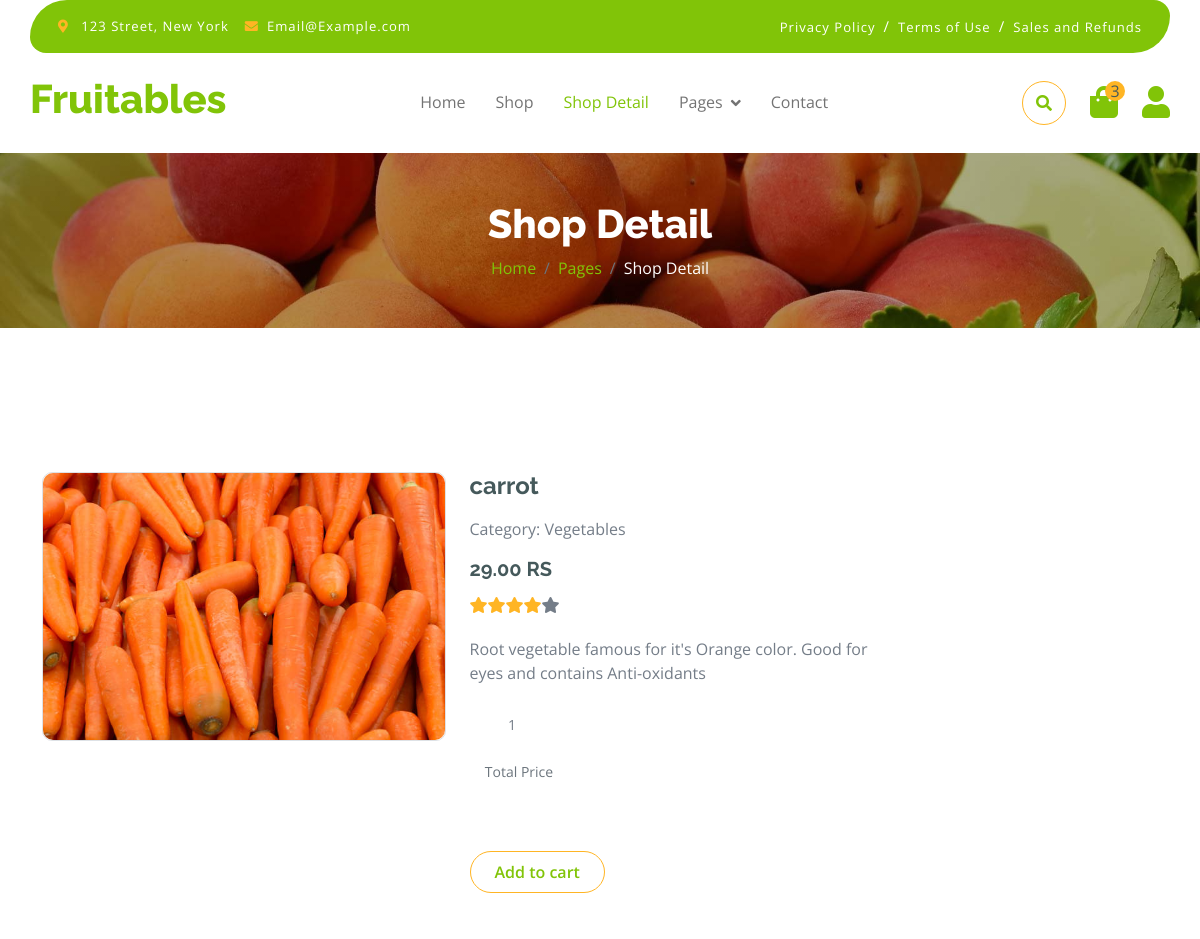
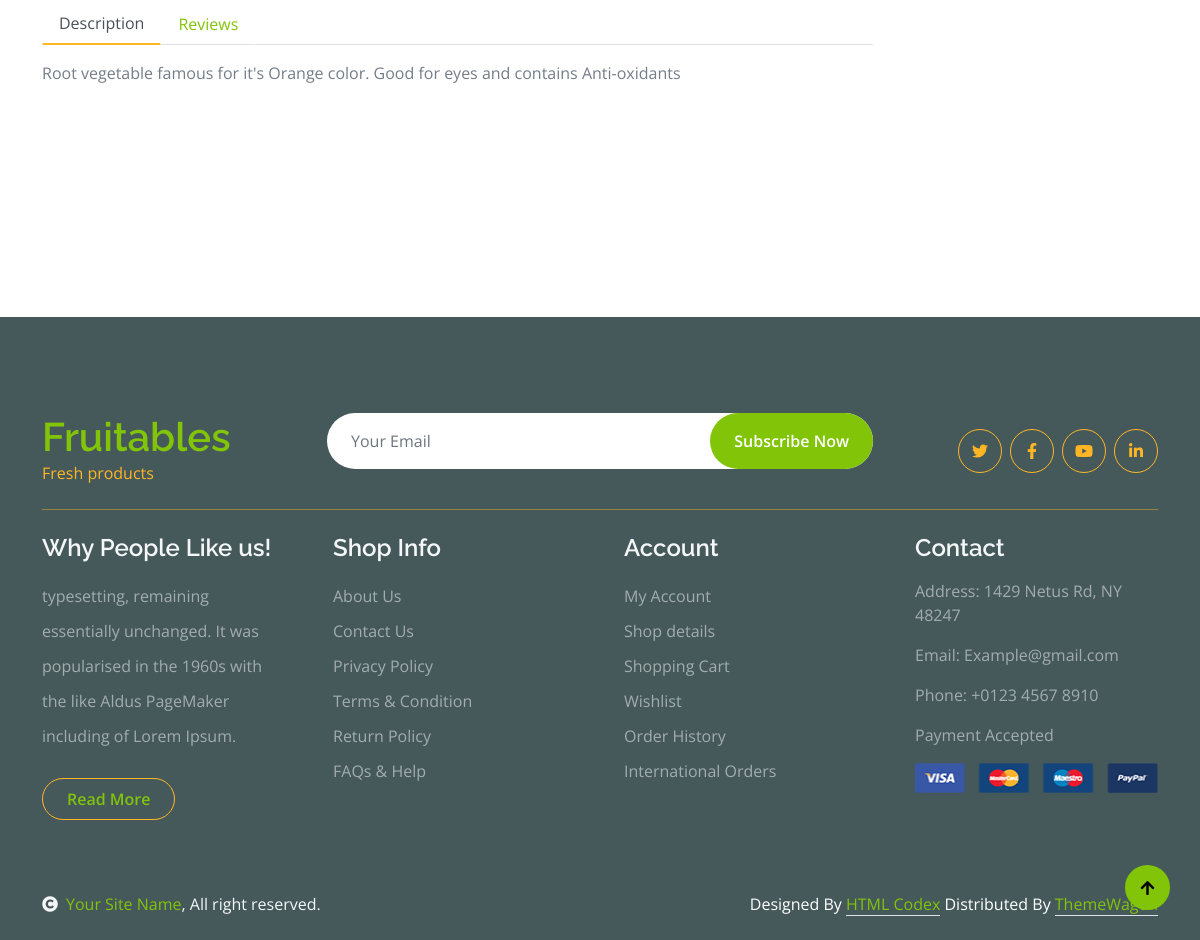
The page /WebApp/Single_Product/1/ on the database its author committed (2 pictures, top to bottom).
### AdminApp/models.py (models this page shows)
class ProductDB(models.Model):
    Name = models.CharField(max_length=200, null=True, blank=True)
    Product = models.CharField(max_length=200, null=True, blank=True)
    Price = models.IntegerField(null=True, blank=True)
    Description = models.CharField(max_length=200, null=True, blank=True)
    Quantity = models.IntegerField(null=True, blank=True)
    Image = models.ImageField(upload_to="Image", null=True, blank=True)

### WebApp/views.py (the view)
# urls.py: path('Single_Product/<int:p_id>/', views.Single_Product, name='Single_Product'),
def Single_Product(request, p_id):
    eta = ProductDB.objects.get(id=p_id)
    return render(request, 'Single_Products.html', {'eta': eta})

### WebApp/templates/Single_Products.html (shortened to what this page needs)
<!DOCTYPE html>
{% load static %}
<html lang="en">
        <head>
        <link rel="stylesheet" href="https://use.fontawesome.com/releases/v5.15.4/css/all.css"/>
        <link href="https://cdn.jsdelivr.net/npm/bootstrap-icons@1.4.1/font/bootstrap-icons.css" rel="stylesheet">
        <link href="{% static '/User/lib/lightbox/css/lightbox.min.css' %}" rel="stylesheet">
        <link href="{% static '/User/lib/owlcarousel/assets/owl.carousel.min.css' %}" rel="stylesheet">
        <link href="{% static '/User/css/bootstrap.min.css' %}" rel="stylesheet">
        <link href="{% static '/User/css/style.css' %}" rel="stylesheet">
    </head>
    <body>
        <div class="container-fluid fixed-top">
            <div class="container topbar bg-primary d-none d-lg-block">
                <div class="d-flex justify-content-between">
                    <div class="top-info ps-2">
                        <small class="me-3"><i class="fas fa-map-marker-alt me-2 text-secondary"></i> <a href="#" class="text-white">123 Street, New York</a></small>
                        <small class="me-3"><i class="fas fa-envelope me-2 text-secondary"></i><a href="#" class="text-white">Email@Example.com</a></small>
                    </div>
                    <div class="top-link pe-2">
                        <a href="#" class="text-white"><small class="text-white mx-2">Privacy Policy</small>/</a>
                        <a href="#" class="text-white"><small class="text-white mx-2">Terms of Use</small>/</a>
                        <a href="#" class="text-white"><small class="text-white ms-2">Sales and Refunds</small></a>
                    </div>
                </div>
            </div>
            <div class="container px-0">
                <nav class="navbar navbar-light bg-white navbar-expand-xl">
                    <a href="index.html" class="navbar-brand"><h1 class="text-primary display-6">Fruitables</h1></a>
                    <div class="collapse navbar-collapse bg-white" id="navbarCollapse">
                        <div class="navbar-nav mx-auto">
                            <a href="{% url 'Home' %}" class="nav-item nav-link">Home</a>
                            <a href="shop.html" class="nav-item nav-link">Shop</a>
                            <a href="shop-detail.html" class="nav-item nav-link active">Shop Detail</a>
                            <div class="nav-item dropdown">
                                <a href="#" class="nav-link dropdown-toggle" data-bs-toggle="dropdown">Pages</a>
                            </div>
                            <a href="{% url 'Contact' %}" class="nav-item nav-link">Contact</a>
                        </div>
                        <div class="d-flex m-3 me-0">
                            <button class="btn-search btn border border-secondary btn-md-square rounded-circle bg-white me-4" data-bs-toggle="modal" data-bs-target="#searchModal"><i class="fas fa-search text-primary"></i></button>
                            <a href="#" class="position-relative me-4 my-auto">
                                <i class="fa fa-shopping-bag fa-2x"></i>
                                <span class="position-absolute bg-secondary rounded-circle d-flex align-items-center justify-content-center text-dark px-1" style="top: -5px; left: 15px; height: 20px; min-width: 20px;">3</span>
                            </a>
                            <a href="#" class="my-auto">
                                <i class="fas fa-user fa-2x"></i>
                            </a>
                        </div>
                    </div>
                </nav>
            </div>
        </div>
        <div class="container-fluid page-header py-5">
            <h1 class="text-center text-white display-6">Shop Detail</h1>
            <ol class="breadcrumb justify-content-center mb-0">
                <li class="breadcrumb-item"><a href="#">Home</a></li>
                <li class="breadcrumb-item"><a href="#">Pages</a></li>
                <li class="breadcrumb-item active text-white">Shop Detail</li>
            </ol>
        </div>
        <div class="container-fluid py-5 mt-5">
            <div class="container py-5">
                <div class="row g-4 mb-5">
                    <div class="col-lg-8 col-xl-9">
                        <div class="row g-4">
                            <div class="col-lg-6">
                                <div class="border rounded">
                                    <a href="#">
                                        <img src="{{eta.Image.url}}"  class=" w-100 img-fluid rounded" alt="Image">
                                    </a>
                                </div>
                            </div>
                            <div class="col-lg-6">
                                <h4 class="fw-bold mb-3">{{eta.Product}}</h4>
                                <p class="mb-3">Category: {{eta.Name}}</p>
                                <h5 class="fw-bold mb-3">{{eta.Price}}.00 RS</h5>
                                <div class="d-flex mb-4">
                                    <i class="fa fa-star text-secondary"></i>
                                    <i class="fa fa-star text-secondary"></i>
                                    <i class="fa fa-star text-secondary"></i>
                                    <i class="fa fa-star text-secondary"></i>
                                    <i class="fa fa-star"></i>
                                </div>
                                <p class="mb-4">{{eta.Description}}</p>
                                <form method="post" action="{% url 'SaveCart' %}">
                                     <div class="input-group quantity mb-5" style="width: 100px;">
                                    <div class="mb-3">
                                    <input type="number" class="form-control form-control-sm text-center border-0" value="1" id="quantity" min="1" name="quantity">
                                    </div>
                                        <div class="mb-3">
                                        <input type="text" class="form-control form-control-sm text-center border-0" placeholder="Total Price" id="total" name="total">
                                    </div>
                                </div>
                                <button type="submit" class="btn border border-secondary rounded-pill px-4 py-2 mb-4 text-primary"> Add to cart</button>
                                </form>
                            </div>
                            <div class="col-lg-12">
                                <nav>
                                    <div class="nav nav-tabs mb-3">
                                        <button class="nav-link active border-white border-bottom-0" type="button" role="tab"
                                            id="nav-about-tab" data-bs-toggle="tab" data-bs-target="#nav-about"
                                            aria-controls="nav-about" aria-selected="true">Description</button>
                                        <button class="nav-link border-white border-bottom-0" type="button" role="tab"
                                            id="nav-mission-tab" data-bs-toggle="tab" data-bs-target="#nav-mission"
                                            aria-controls="nav-mission" aria-selected="false">Reviews</button>
                                    </div>
                                </nav>
                                <div class="tab-content mb-5">
                                    <div class="tab-pane active" id="nav-about" role="tabpanel" aria-labelledby="nav-about-tab">
                                        <p>{{eta.Description}}</p>
                                    </div>
                                </div>
                            </div>
                        </div>
                    </div>
                </div>
            </div>
        </div>
        <div class="container-fluid bg-dark text-white-50 footer pt-5 mt-5">
            <div class="container py-5">
                <div class="pb-4 mb-4" style="border-bottom: 1px solid rgba(226, 175, 24, 0.5) ;">
                    <div class="row g-4">
                        <div class="col-lg-3">
                            <a href="#">
                                <h1 class="text-primary mb-0">Fruitables</h1>
                                <p class="text-secondary mb-0">Fresh products</p>
                            </a>
                        </div>
                        <div class="col-lg-6">
                            <div class="position-relative mx-auto">
                                <input class="form-control border-0 w-100 py-3 px-4 rounded-pill" type="number" placeholder="Your Email">
                                <button type="submit" class="btn btn-primary border-0 border-secondary py-3 px-4 position-absolute rounded-pill text-white" style="top: 0; right: 0;">Subscribe Now</button>
                            </div>
                        </div>
                        <div class="col-lg-3">
                            <div class="d-flex justify-content-end pt-3">
                                <a class="btn  btn-outline-secondary me-2 btn-md-square rounded-circle" href=""><i class="fab fa-twitter"></i></a>
                                <a class="btn btn-outline-secondary me-2 btn-md-square rounded-circle" href=""><i class="fab fa-facebook-f"></i></a>
                                <a class="btn btn-outline-secondary me-2 btn-md-square rounded-circle" href=""><i class="fab fa-youtube"></i></a>
                                <a class="btn btn-outline-secondary btn-md-square rounded-circle" href=""><i class="fab fa-linkedin-in"></i></a>
                            </div>
                        </div>
                    </div>
                </div>
                <div class="row g-5">
                    <div class="col-lg-3 col-md-6">
                        <div class="footer-item">
                            <h4 class="text-light mb-3">Why People Like us!</h4>
                            <p class="mb-4">typesetting, remaining essentially unchanged. It was
                                popularised in the 1960s with the like Aldus PageMaker including of Lorem Ipsum.</p>
                            <a href="" class="btn border-secondary py-2 px-4 rounded-pill text-primary">Read More</a>
                        </div>
                    </div>
                    <div class="col-lg-3 col-md-6">
                        <div class="d-flex flex-column text-start footer-item">
                            <h4 class="text-light mb-3">Shop Info</h4>
                            <a class="btn-link" href="">About Us</a>
                            <a class="btn-link" href="">Contact Us</a>
                            <a class="btn-link" href="">Privacy Policy</a>
                            <a class="btn-link" href="">Terms & Condition</a>
                            <a class="btn-link" href="">Return Policy</a>
                            <a class="btn-link" href="">FAQs & Help</a>
                        </div>
                    </div>
                    <div class="col-lg-3 col-md-6">
                        <div class="d-flex flex-column text-start footer-item">
                            <h4 class="text-light mb-3">Account</h4>
                            <a class="btn-link" href="">My Account</a>
                            <a class="btn-link" href="">Shop details</a>
                            <a class="btn-link" href="">Shopping Cart</a>
                            <a class="btn-link" href="">Wishlist</a>
                            <a class="btn-link" href="">Order History</a>
                            <a class="btn-link" href="">International Orders</a>
                        </div>
                    </div>
                    <div class="col-lg-3 col-md-6">
                        <div class="footer-item">
                            <h4 class="text-light mb-3">Contact</h4>
                            <p>Address: 1429 Netus Rd, NY 48247</p>
                            <p>Email: Example@gmail.com</p>
                            <p>Phone: +0123 4567 8910</p>
                            <p>Payment Accepted</p>
                            <img src="{% static '/User/lib/img/payment.png' %}" class=" w-100 img-fluid" alt="">
                        </div>
                    </div>
                </div>
            </div>
        </div>
        <div class="container-fluid copyright bg-dark py-4">
            <div class="container">
                <div class="row">
                    <div class="col-md-6 text-center text-md-start mb-3 mb-md-0">
                        <span class="text-light"><a href="#"><i class="fas fa-copyright text-light me-2"></i>Your Site Name</a>, All right reserved.</span>
                    </div>
                    <div class="col-md-6 my-auto text-center text-md-end text-white">
                        Designed By <a class="border-bottom" href="https://htmlcodex.com">HTML Codex</a> Distributed By <a class="border-bottom" href="https://themewagon.com">ThemeWagon</a>
                    </div>
                </div>
            </div>
        </div>
        <a href="#" class="btn btn-primary border-3 border-primary rounded-circle back-to-top"><i class="fa fa-arrow-up"></i></a>
    </body>
</html>

### WebApp/static/User/css/style.css (style rules this page uses)
.back-to-top { position: fixed; right: 30px; bottom: 30px; display: flex; width: 45px; height: 45px; align-items: center; justify-content: center; transition: 0.5s; z-index: 99; }
.btn { font-weight: 600; transition: .5s; }
.btn-md-square { width: 44px; height: 44px; }
.btn-square, .btn-sm-square, .btn-md-square, .btn-lg-square { padding: 0; display: flex; align-items: center; justify-content: center; font-weight: normal; }
.btn.border-secondary { transition: 0.5s; }
.fixed-top { transition: 0.5s; background: var(--bs-white); border: 0; }
.topbar { padding: 20px; border-radius: 230px 100px; }
.topbar .top-info { font-size: 15px; line-height: 0; letter-spacing: 1px; display: flex; align-items: center; }
.topbar .top-link { font-size: 15px; line-height: 0; letter-spacing: 1px; display: flex; align-items: center; }
.topbar .top-link a { letter-spacing: 1px; }
.navbar .navbar-nav .nav-link { padding: 10px 15px; font-size: 16px; transition: .5s; }
.navbar { height: 100px; border-bottom: 1px solid rgba(255, 255, 255, .1); }
.navbar .navbar-nav .nav-link:hover, .navbar .navbar-nav .nav-link.active, .fixed-top.bg-white .navbar .navbar-nav .nav-link:hover, .fixed-top.bg-white .navbar .navbar-nav .nav-link.active { color: var(--bs-primary); }
.navbar .dropdown-toggle::after { border: none; content: "\f107"; font-family: "Font Awesome 5 Free"; font-weight: 700; vertical-align: middle; margin-left: 8px; }
.page-header { position: relative; background: linear-gradient(rgba(0, 0, 0, 0.3), rgba(0, 0, 0, 0.3)), url(../img/cart-page-header-img.jpg); background-position: center center; background-repeat: no-repeat; background-size: cover; }
@media (min-width: 992px) { .hero-header, .page-header { margin-top: 152px !important; } }
.nav.nav-tabs .nav-link.active { border-bottom: 2px solid var(--bs-secondary) !important; }
.footer .footer-item .btn-link { line-height: 35px; color: rgba(255, 255, 255, .5); transition: 0.5s; }
.footer .footer-item p.mb-4 { line-height: 35px; }

### rows shown on the page
ProductDB: Image (picture), Product "carrot", Name "Vegetables", Price "29", Description "Root vegetable famous for it's Orange color. Good for eyes and contains Anti-oxidants"
